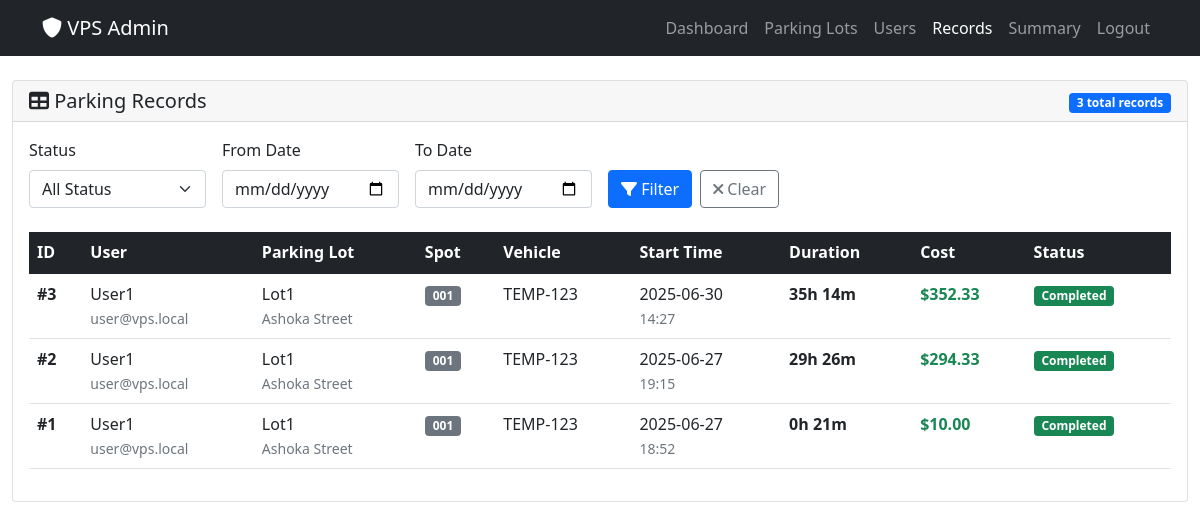
The page /admin/parking-records (signed in) on the database its author committed.
### models/models.py (models this page shows, shortened)
class Reservation(Base):
    __tablename__ = "reservations"
    id = Column(Integer, primary_key=True)
    user_id = Column(Integer, ForeignKey("users.id"), nullable=False)
    parking_spot_id = Column(Integer, ForeignKey("parking_spots.id"), nullable=False)
    vehicle_number = Column(String, nullable=False)
    start_time = Column(DateTime, default=datetime.utcnow, nullable=False)
    occupy_time = Column(DateTime, nullable=True)
    end_time = Column(DateTime, nullable=True)
    user = relationship("User", back_populates="reservations")
    parking_spot = relationship("ParkingSpot", back_populates="reservations")

class User(Base):
    __tablename__ = "users"
    id = Column(Integer, primary_key=True)
    email = Column(String, unique=True, nullable=False)
    password = Column(String, nullable=False)
    full_name = Column(String, nullable=False)
    address = Column(String)
    phone = Column(String)
    pin_code = Column(String(10))
    created_at = Column(DateTime, server_default=func.now())
    reservations = relationship(
        "Reservation", back_populates="user", cascade="all, delete-orphan"
    )

class ParkingLot(Base):
    __tablename__ = "parking_lots"
    id = Column(Integer, primary_key=True)
    name = Column(String, nullable=False)
    address_line_1 = Column(String, nullable=False)
    address_line_2 = Column(String)
    address_line_3 = Column(String)
    pin_code = Column(String(10), nullable=False)
    price_per_hour = Column(Numeric(10, 2), nullable=False)
    number_of_spots = Column(Integer, nullable=False)
    spots = relationship(
        "ParkingSpot", back_populates="parking_lot", cascade="all, delete-orphan"
    )

class ParkingSpot(Base):
    __tablename__ = "parking_spots"
    id = Column(Integer, primary_key=True)
    spot_number = Column(String, nullable=False)
    status = Column(PgEnum(SpotStatus), default=SpotStatus.AVAILABLE, nullable=False)
    parking_lot_id = Column(Integer, ForeignKey("parking_lots.id"), nullable=False)
    parking_lot = relationship("ParkingLot", back_populates="spots")
    reservations = relationship(
        "Reservation", back_populates="parking_spot", cascade="all, delete-orphan"
    )

### app.py (the view)
@app.route("/admin/parking-records")
@login_required
@role_required("admin")
def admin_parking_records():
    with SessionLocal() as db:
        query = (
            db.query(Reservation)
            .options(
                selectinload(Reservation.user),
                selectinload(Reservation.parking_spot)
                .selectinload(ParkingSpot.parking_lot)
            )
            .order_by(Reservation.start_time.desc())
        )
        status_filter = request.args.get('status')
        date_from = request.args.get('date_from')
        date_to = request.args.get('date_to')
        if status_filter:
            if status_filter == 'active':
                query = query.filter(Reservation.end_time.is_(None))
            elif status_filter == 'completed':
                query = query.filter(Reservation.end_time.isnot(None))
        if date_from:
            try:
                date_from_obj = datetime.strptime(date_from, '%Y-%m-%d')
                query = query.filter(Reservation.start_time >= date_from_obj)
            except ValueError:
                pass
        if date_to:
            try:
                date_to_obj = datetime.strptime(date_to, '%Y-%m-%d')
                query = query.filter(Reservation.start_time <= date_to_obj)
            except ValueError:
                pass
        reservations = query.all()
        total_records = len(reservations)
        records_data = []
        for reservation in reservations:
            duration_minutes = 0
            cost = 0
            status = "Reserved"
            if reservation.end_time:
                duration_delta = reservation.end_time - reservation.start_time
                duration_minutes = int(duration_delta.total_seconds() / 60)
                duration_hours = max(1, duration_minutes / 60)
                cost = round(float(duration_hours * float(reservation.parking_spot.parking_lot.price_per_hour)), 2)
                status = "Completed"
            elif reservation.occupy_time:
                status = "Occupied"
                duration_delta = datetime.now() - reservation.start_time
                duration_minutes = int(duration_delta.total_seconds() / 60)
            records_data.append({
                'reservation': reservation,
                'duration_minutes': duration_minutes,
                'duration_formatted': f"{duration_minutes // 60}h {duration_minutes % 60}m" if duration_minutes > 0 else "N/A",
                'cost': cost,
                'status': status
            })
        return render_template("admin/parking_records.html",
                             records=records_data,
                             total_records=total_records,
                             filters={
                                 'status': status_filter,
                                 'date_from': date_from,
                                 'date_to': date_to
                             })

### app.py (called while the page is built)
def login_required(view):
    @wraps(view)
    def wrapped(*a, **kw):
        if "user_id" not in session:
            flash("Please log in first.")
            return redirect(url_for("login"))
        return view(*a, **kw)
    return wrapped

def role_required(role):
    def deco(view):
        @wraps(view)
        def wrapped(*a, **kw):
            if session.get("role") != role:
                flash("Access denied.")
                return redirect(url_for("login"))
            return view(*a, **kw)
        return wrapped
    return deco

### templates/admin/parking_records.html (shortened to what this page needs)
<!DOCTYPE html>
<html lang="en">
<head>
    <link href="https://cdn.jsdelivr.net/npm/bootstrap@5.1.3/dist/css/bootstrap.min.css" rel="stylesheet">
    <link href="https://cdnjs.cloudflare.com/ajax/libs/font-awesome/6.0.0/css/all.min.css" rel="stylesheet">
</head>
<body>
    <nav class="navbar navbar-expand-lg navbar-dark bg-dark">
        <div class="container">
            <a class="navbar-brand" href="{{ url_for('admin_dashboard') }}">
                <i class="fas fa-shield-alt"></i> VPS Admin
            </a>
            <div class="navbar-nav ms-auto">
                <a class="nav-link" href="{{ url_for('admin_dashboard') }}">Dashboard</a>
                <a class="nav-link" href="{{ url_for('list_lots') }}">Parking Lots</a>
                <a class="nav-link" href="{{ url_for('list_users') }}">Users</a>
                <a class="nav-link active" href="{{ url_for('admin_parking_records') }}">Records</a>
                <a class="nav-link" href="{{ url_for('admin_summary') }}">Summary</a>
                <a class="nav-link" href="{{ url_for('logout') }}">Logout</a>
            </div>
        </div>
    </nav>
    <div class="container-fluid mt-4">
        <div class="card">
            <div class="card-header">
                <div class="row align-items-center">
                    <div class="col">
                        <h5 class="card-title mb-0">
                            <i class="fas fa-table"></i> Parking Records
                        </h5>
                    </div>
                    <div class="col-auto">
                        <span class="badge bg-primary">{{ total_records }} total records</span>
                    </div>
                </div>
            </div>
            <div class="card-body">
                <form method="GET" class="row g-3 mb-4">
                    <div class="col-md-2">
                        <label class="form-label">Status</label>
                        <select name="status" class="form-select">
                            <option value="">All Status</option>
                        </select>
                    </div>
                    <div class="col-md-2">
                        <label class="form-label">From Date</label>
                        <input type="date" name="date_from" class="form-control" value="{{ filters.date_from or '' }}">
                    </div>
                    <div class="col-md-2">
                        <label class="form-label">To Date</label>
                        <input type="date" name="date_to" class="form-control" value="{{ filters.date_to or '' }}">
                    </div>
                    <div class="col-md-4">
                        <label class="form-label">&nbsp;</label>
                        <div class="d-flex gap-2">
                            <button type="submit" class="btn btn-primary">
                                <i class="fas fa-filter"></i> Filter
                            </button>
                            <a href="{{ url_for('admin_parking_records') }}" class="btn btn-outline-secondary">
                                <i class="fas fa-times"></i> Clear
                            </a>
                        </div>
                    </div>
                </form>
                <div class="table-responsive">
                    <table class="table table-hover">
                        <thead class="table-dark">
                            <tr>
                                <th>ID</th>
                                <th>User</th>
                                <th>Parking Lot</th>
                                <th>Spot</th>
                                <th>Vehicle</th>
                                <th>Start Time</th>
                                <th>Duration</th>
                                <th>Cost</th>
                                <th>Status</th>
                            </tr>
                        </thead>
                        <tbody>
                            {% for record in records %}
                                <tr>
                                    <td><strong>#{{ record.reservation.id }}</strong></td>
                                    <td>
                                        <div>{{ record.reservation.user.full_name }}</div>
                                        <small class="text-muted">{{ record.reservation.user.email }}</small>
                                    </td>
                                    <td>
                                        <div>{{ record.reservation.parking_spot.parking_lot.name }}</div>
                                        <small class="text-muted">{{ record.reservation.parking_spot.parking_lot.address_line_1 }}</small>
                                    </td>
                                    <td>
                                        <span class="badge bg-secondary">{{ record.reservation.parking_spot.spot_number }}</span>
                                    </td>
                                    <td>{{ record.reservation.vehicle_number }}</td>
                                    <td>
                                        <div>{{ record.reservation.start_time.strftime('%Y-%m-%d') }}</div>
                                        <small class="text-muted">{{ record.reservation.start_time.strftime('%H:%M') }}</small>
                                    </td>
                                    <td>
                                        {% if record.duration_minutes > 0 %}
                                            <strong>{{ record.duration_formatted }}</strong>
                                        {% else %}
                                            <span class="text-muted">{{ record.duration_formatted }}</span>
                                        {% endif %}
                                    </td>
                                    <td>
                                        {% if record.cost > 0 %}
                                            <strong class="text-success">${{ "%.2f"|format(record.cost) }}</strong>
                                        {% else %}
                                            <span class="text-muted">-</span>
                                        {% endif %}
                                    </td>
                                    <td>
                                        {% if record.status == 'Completed' %}
                                            <span class="badge bg-success">{{ record.status }}</span>
                                        {% elif record.status == 'Occupied' %}
                                            <span class="badge bg-warning">{{ record.status }}</span>
                                        {% else %}
                                            <span class="badge bg-primary">{{ record.status }}</span>
                                        {% endif %}
                                    </td>
                                </tr>
                            {% endfor %}
                        </tbody>
                    </table>
                </div>
            </div>
        </div>
    </div>
</body>
</html>

### rows shown on the page
Reservation: reservation.id "3", reservation.vehicle_number "TEMP-123", reservation.start_time "2025-06-30", reservation.start_time "14:27"
User: reservation.user.full_name "User1" "User1" "User1", reservation.user.email "user@vps.local" "user@vps.local" "user@vps.local"
ParkingLot: reservation.parking_spot.parking_lot.name "Lot1" "Lot1" "Lot1", reservation.parking_spot.parking_lot.address_line_1 "Ashoka Street" "Ashoka Street" "Ashoka Street"
ParkingSpot: reservation.parking_spot.spot_number "001" "001" "001"
Reservation: reservation.id "2", reservation.vehicle_number "TEMP-123", reservation.start_time "2025-06-27", reservation.start_time "19:15"
Reservation: reservation.id "1", reservation.vehicle_number "TEMP-123", reservation.start_time "2025-06-27", reservation.start_time "18:52"

### other values the page prints
{{ total_records }} "3"
{{ record.duration_formatted }} "35h 14m" "29h 26m" "0h 21m"
{{ "%.2f"|format(record.cost) }} "352.33" "294.33" "10.00"
{{ record.status }} "Completed" "Completed" "Completed"
